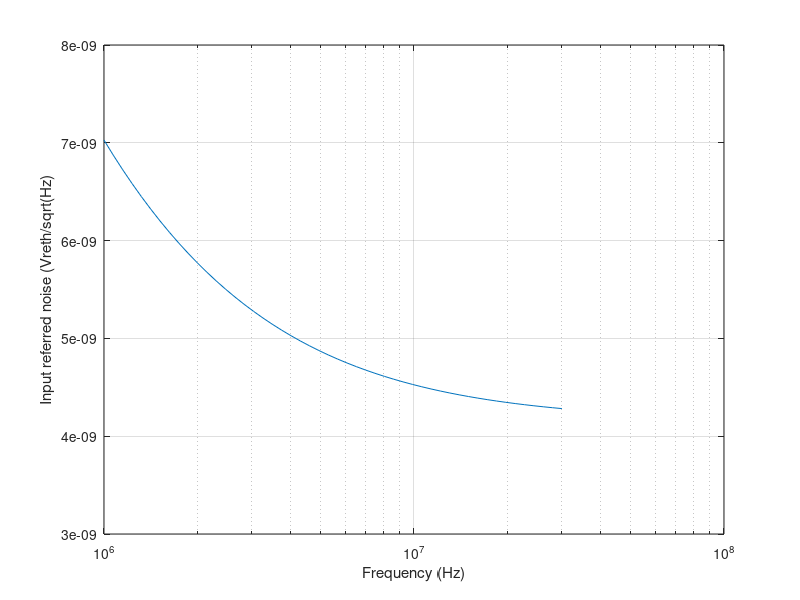

Source code (MATLAB):
% Calculation of input referred noise
% Exercise 6
% Author: Yu-Kai Huang
% Date: 2020-03-09

close all; 
clear all;

k = 1.3805e-23;
T = 300;
garma = 2/3;

Cs = 10e-12;

R1 = 1e3;
R2 = 4e3;
 
%  NMOS1: W1_tot = 400.00um  L1 = 0.35um  IDS1 = 0.6000mA  VDS1 = 0.50V
%  gm1 = 11.178m
%  rds1 = 23424.63
%  cgs1 = 500.14f
%  cgd1 = 132.04f
%  cds1 = 201.76f
%  cdb1 = 411.72f
%  vgs1 = 0.4547
%  Gain1 = 261.84
%  gm_id1 = 18.63
%  Ft1 = 2814.17 MHz 

gm = 11.178e-3;
Cg = 632.18e-15/2;
fc = 8e6;


Fmin = 1e6
Fmax = 30e6

%f = Fmin:100:Fmax;
f = logspace(log10(Fmin),log10(Fmax));

N = length(f)

S_in = zeros(N,1);
V_in = zeros(N,1);


for i=1:N
   S_in(i) = 4*k*T*(R1*R2/(R1+R2) + garma/gm*(1+fc/f(i))*((2 + (Cg/(2*Cs)))^2 + (2*pi*f(i))^2 * Cg^2 *(R1*R2/(2*(R1+R2)))^2));
   V_in(i) = sqrt(S_in(i)); 
end


semilogx(f,V_in);
grid on
xlabel('Frequency (Hz)')
ylabel('Input referred noise (Vreth/sqrt(Hz)')


Integrated_noise_2 = trapz(f,S_in')
Integrated_noise = sqrt(Integrated_noise_2)
Integrated_noise_average = sqrt((Integrated_noise_2)/(Fmax-Fmin))
Noise_fb_res = 4*k*T*(R1*R2/(R1+R2))
